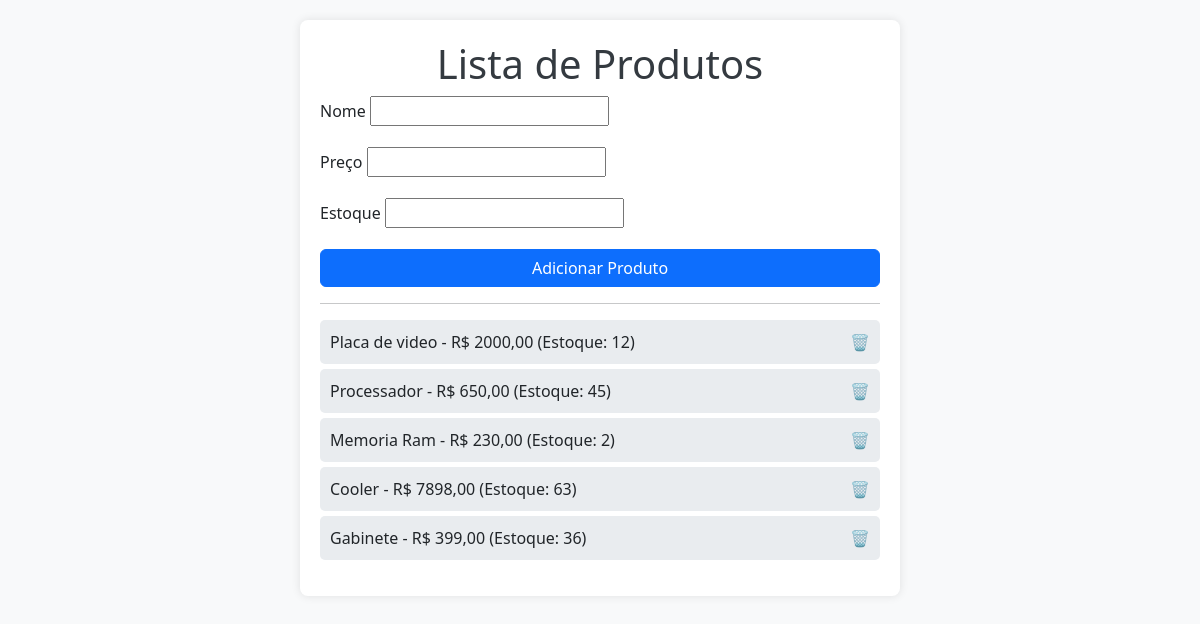
Before: / with the older database file.
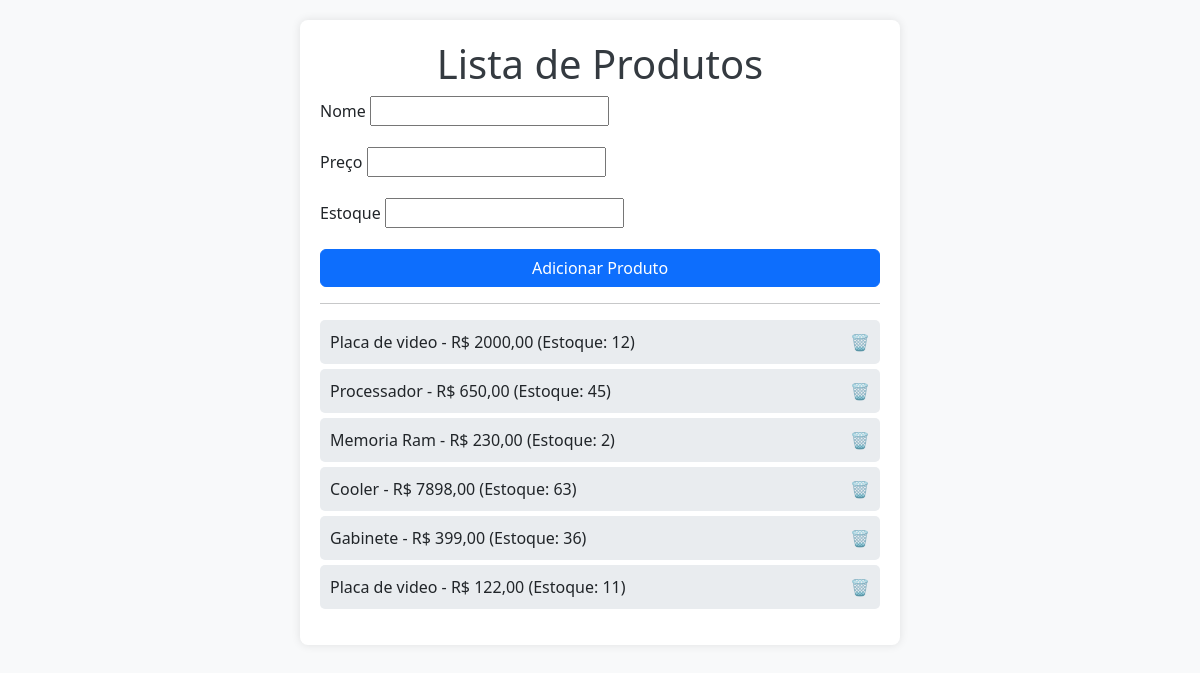
After: the same page with the newer database file.
### deploy_app/models.py (models this page shows, shortened)
class Produto(models.Model):
    nome = models.CharField(max_length=100)
    preco = models.DecimalField(max_digits=10, decimal_places=2)
    estoque = models.IntegerField()

### deploy_app/views.py (the view, shortened to what this page needs)
# urls.py: path('', IndexView.as_view(), name='listar_produtos'),
class IndexView(View):
    def get(self, request):
        produtos = Produto.objects.all()
        form = ProdutoForm()
        return render(request, 'lista.html', {'produtos': produtos, 'form': form})

### deploy_app/forms.py
class ProdutoForm(forms.ModelForm):
    class Meta:
        model = Produto
        fields = ['nome', 'preco', 'estoque']

### deploy_app/templates/lista.html (shortened to what this page needs)
{% load static %}
<!DOCTYPE html>
<html lang="pt">
<head>
    <link href="https://cdn.jsdelivr.net/npm/bootstrap@5.3.0/dist/css/bootstrap.min.css" rel="stylesheet">
    <link rel="stylesheet" href="{% static 'css/style.css' %}">
</head>
<body>
<div class="container">
    <h1>Lista de Produtos</h1>
    <form method="POST" id="produtoForm">
        <div class="mb-3">
            <label for="id_nome" class="form-label">Nome</label>
            {{ form.nome }}
        </div>
        <div class="mb-3">
            <label for="id_preco" class="form-label">Preço</label>
            {{ form.preco }}
        </div>
        <div class="mb-3">
            <label for="id_estoque" class="form-label">Estoque</label>
            {{ form.estoque }}
        </div>
        <button type="submit" class="btn btn-primary">Adicionar Produto</button>
    </form>
    <hr>
    <ul id="produtoLista">
        {% for produto in produtos %}
            <li>
                <span>{{ produto.nome }} - R$ {{ produto.preco }} (Estoque: {{ produto.estoque }})</span>
                <span class="delete-btn" onclick="removerProduto(this)">🗑</span>
            </li>
        {% endfor %}
    </ul>
</div>
</body>
</html>

### deploy_app/static/css/style.css (style rules this page uses)
body { background-color: #f8f9fa; padding: 20px; }
.container { max-width: 600px; background: white; padding: 20px; border-radius: 8px; box-shadow: 0 0 10px rgba(0, 0, 0, 0.1); }
h1 { text-align: center; color: #343a40; }
.btn-primary { width: 100%; }
ul { list-style: none; padding: 0; }
li { background: #e9ecef; padding: 10px; margin: 5px 0; border-radius: 5px; display: flex; justify-content: space-between; align-items: center; }
.delete-btn { color: red; cursor: pointer; }

Changed rows visible on the page:
added Produto: nome "Placa de video", preco "122,00", estoque "11"
